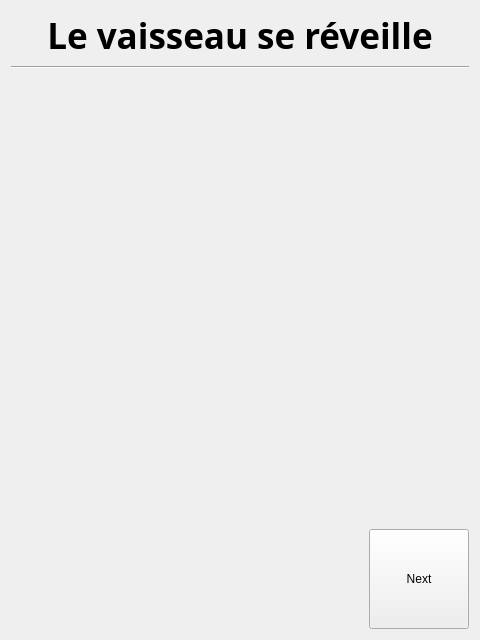
<?xml version="1.0" encoding="UTF-8"?>
<ui version="4.0">
 <class>MorningWakingUp</class>
 <widget class="QWidget" name="MorningWakingUp">
  <property name="geometry">
   <rect>
    <x>0</x>
    <y>0</y>
    <width>480</width>
    <height>640</height>
   </rect>
  </property>
  <property name="windowTitle">
   <string>Form</string>
  </property>
  <property name="styleSheet"><string notr="true"/>
  </property>
  <layout class="QGridLayout" name="gridLayout">
   <item row="0" column="0">
    <layout class="QVBoxLayout" name="verticalLayout_2">
     <item alignment="Qt::AlignHCenter">
      <widget class="QLabel" name="label">
       <property name="sizePolicy">
        <sizepolicy hsizetype="Fixed" vsizetype="Fixed">
         <horstretch>0</horstretch>
         <verstretch>0</verstretch>
        </sizepolicy>
       </property>
       <property name="font">
        <font>
         <family>Yu Gothic UI Semibold</family>
         <pointsize>26</pointsize>
         <weight>75</weight>
         <bold>true</bold>
        </font>
       </property>
       <property name="text">
        <string>Le vaisseau se réveille</string>
       </property>
       <property name="alignment">
        <set>Qt::AlignCenter</set>
       </property>
      </widget>
     </item>
     <item>
      <layout class="QVBoxLayout" name="verticalLayout">
       <item>
        <widget class="Line" name="line">
         <property name="font">
          <font>
           <family>Yu Gothic UI Semilight</family>
           <pointsize>18</pointsize>
          </font>
         </property>
         <property name="orientation">
          <enum>Qt::Horizontal</enum>
         </property>
        </widget>
       </item>
       <item>
        <spacer name="verticalSpacer">
         <property name="orientation">
          <enum>Qt::Vertical</enum>
         </property>
         <property name="sizeHint" stdset="0">
          <size>
           <width>20</width>
           <height>40</height>
          </size>
         </property>
        </spacer>
       </item>
       <item alignment="Qt::AlignRight">
        <widget class="QPushButton" name="nextButton">
         <property name="sizePolicy">
          <sizepolicy hsizetype="Fixed" vsizetype="Fixed">
           <horstretch>0</horstretch>
           <verstretch>0</verstretch>
          </sizepolicy>
         </property>
         <property name="minimumSize">
          <size>
           <width>100</width>
           <height>100</height>
          </size>
         </property>
         <property name="text">
          <string>Next</string>
         </property>
        </widget>
       </item>
      </layout>
     </item>
    </layout>
   </item>
  </layout>
 </widget>
 <resources/>
 <connections/>
</ui>
